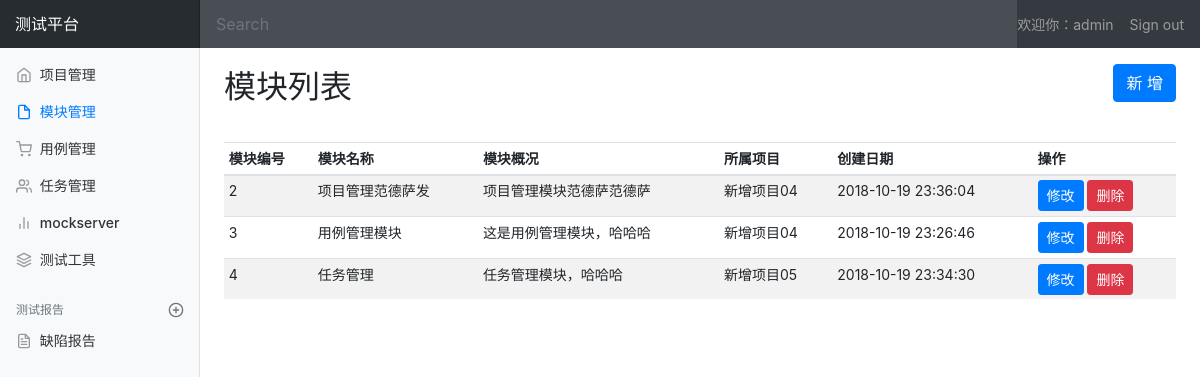
The app's page /manage/module_manage/ (signed in), older data.
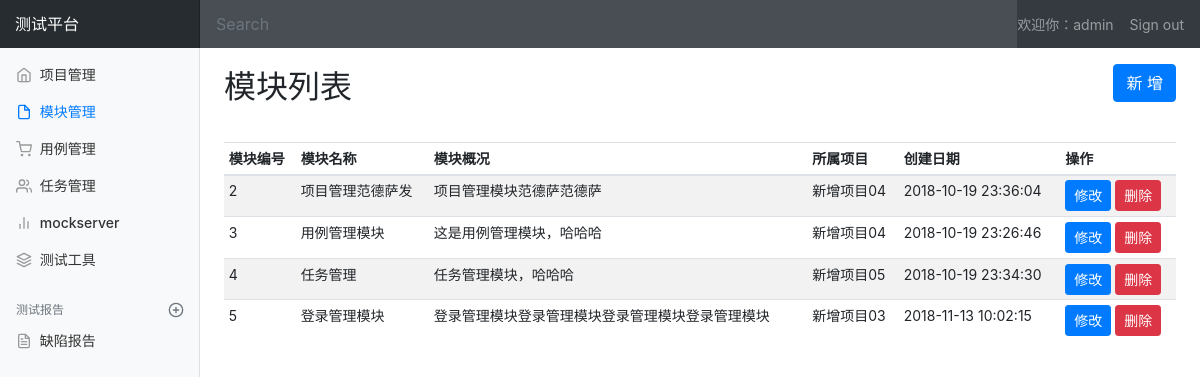
The same page, newer data.
### project_app/models.py (models this page shows, shortened)
class Module(models.Model):
    project = models.ForeignKey(Project, on_delete=models.CASCADE, verbose_name="所属项目")
    name = models.CharField("模块名称", max_length=100, blank=False, default="")
    describe = models.TextField("模块描述", default="")
    create_time = models.DateTimeField("创建时间", auto_now=True)

class Project(models.Model):
    name = models.CharField("项目名称", max_length=100, blank=False, default="")
    describe = models.TextField("项目描述", default="")
    status = models.BooleanField("项目状态", default=True)
    create_time = models.DateTimeField("创建时间", auto_now=True)
    def __str__(self):
        return self.name

### project_app/views/module_views.py (the view)
# urls.py: path('module_manage/', module_views.module_manage),
@login_required
def module_manage(request):
    username = request.session.get('u', None)
    return render(request, 'project_app/module_manage.html', {'user': username, 'type': 'list', 'module_list': Module.objects.all()})

### templates/project_app/module_manage.html (shortened to what the changed rows need)
{% extends 'base.html' %}
{% block css %}
  {% load static %}
  <link rel="stylesheet" type="text/css" href="{% static 'css/project_manage.css' %}">
{% endblock %}
{% block body%}
  <div class="container-fluid">
      <div class="row">
        <main role="main" class="col-md-9 ml-sm-auto col-lg-10 pt-3 px-4">
          {% if type == 'list' %}
          <div class="d-flex justify-content-between flex-wrap flex-md-nowrap align-items-center pb-2 mb-3">
            <h1 class="h2" id="module_list">模块列表</h1>
          </div>
          <div class="table-responsive">
            <table class="table table-striped table-sm">
              <thead>
                <tr>
                  <th>模块编号</th>
                  <th>模块名称</th>
                  <th>模块概况</th>
                  <th>所属项目</th>
                  <th>创建日期</th>
                  <th>操作</th>
                </tr>
              </thead>
              <tbody>
                {% for module in module_list %}
                  <tr>
                    <td>{{ module.id }}</td>
                    <td>{{ module.name }}</td>
                    <td>{{ module.describe }}</td>
                    <td>{{ module.project}}</td>
                    <td>{{ module.create_time|date:"Y-m-d H:i:s" }}</td>
                    <td>
                      <a href="/manage/edit_module/{{module.id}}/" class="btn btn-sm btn-primary">修改</a>
                      <a href="/manage/delete_module/{{module.id}}/" class="btn btn-sm btn-danger">删除</a>
                    </td>
                  </tr>
                {% endfor %}
              </tbody>
            </table>
          </div>
          {% endif %}
        </main>
      </div>
    </div>
{% endblock %}

Row changes from the older to the newer data that the page shows:
added Module: id "5", name "登录管理模块", describe "登录管理模块登录管理模块登录管理模块登录管理模块", project "新增项目03", create_time "2018-11-13 10:02:15"
